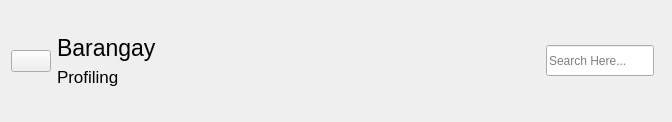
        <widget class="QWidget" name="header_widget" native="true">
         <layout class="QHBoxLayout" name="horizontalLayout_5">
          <item>
           <layout class="QHBoxLayout" name="horizontalLayout_4">
            <item>
             <widget class="QPushButton" name="pushButton">
              <property name="text">
               <string/>
              </property>
              <property name="icon">
               <iconset resource="resources.qrc">
                <normaloff>:/images/bars-solid (1).png</normaloff>:/images/bars-solid (1).png</iconset>
              </property>
              <property name="iconSize">
               <size>
                <width>29</width>
                <height>35</height>
               </size>
              </property>
              <property name="checkable">
               <bool>true</bool>
              </property>
             </widget>
            </item>
            <item>
             <layout class="QVBoxLayout" name="verticalLayout_11">
              <property name="topMargin">
               <number>24</number>
              </property>
              <property name="bottomMargin">
               <number>24</number>
              </property>
              <item>
               <widget class="QLabel" name="label">
                <property name="font">
                 <font>
                  <pointsize>17</pointsize>
                  <bold>false</bold>
                 </font>
                </property>
                <property name="text">
                 <string>Barangay</string>
                </property>
               </widget>
              </item>
              <item>
               <widget class="QLabel" name="label_2">
                <property name="font">
                 <font>
                  <pointsize>13</pointsize>
                  <bold>false</bold>
                 </font>
                </property>
                <property name="text">
                 <string>Profiling</string>
                </property>
               </widget>
              </item>
             </layout>
            </item>
           </layout>
          </item>
          <item>
           <spacer name="horizontalSpacer_3">
            <property name="orientation">
             <enum>Qt::Orientation::Horizontal</enum>
            </property>
            <property name="sizeHint" stdset="0">
             <size>
              <width>384</width>
              <height>20</height>
             </size>
            </property>
           </spacer>
          </item>
          <item>
           <layout class="QHBoxLayout" name="horizontalLayout_3">
            <property name="spacing">
             <number>0</number>
            </property>
            <property name="sizeConstraint">
             <enum>QLayout::SizeConstraint::SetDefaultConstraint</enum>
            </property>
            <property name="leftMargin">
             <number>0</number>
            </property>
            <property name="rightMargin">
             <number>0</number>
            </property>
            <item>
             <widget class="QLineEdit" name="lineEdit">
              <property name="minimumSize">
               <size>
                <width>0</width>
                <height>31</height>
               </size>
              </property>
              <property name="maximumSize">
               <size>
                <width>16777215</width>
                <height>31</height>
               </size>
              </property>
              <property name="placeholderText">
               <string>Search Here...</string>
              </property>
             </widget>
            </item>
            <item>
             <widget class="QLabel" name="label_5">
              <property name="text">
               <string/>
              </property>
              <property name="pixmap">
               <pixmap resource="resources.qrc">:/images/icons8-administrator-48.png</pixmap>
              </property>
             </widget>
            </item>
           </layout>
          </item>
         </layout>
        </widget>
